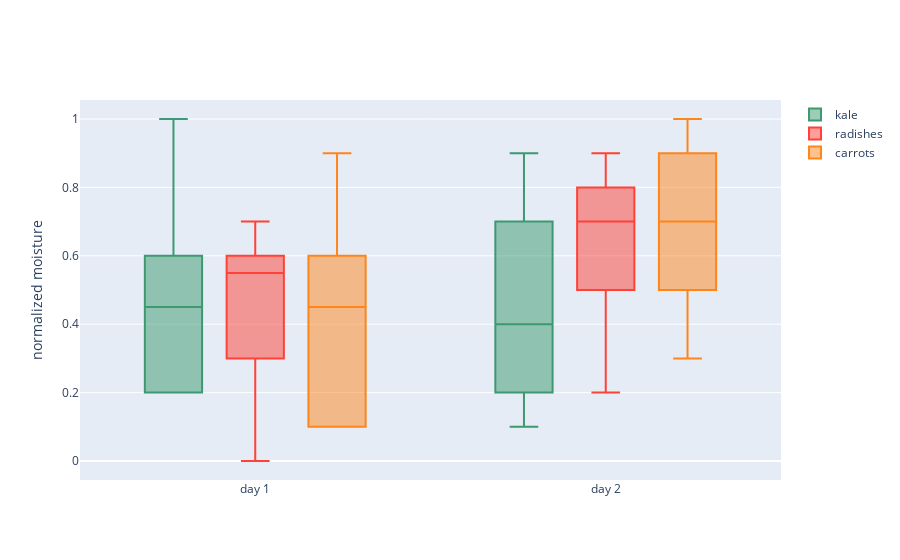

Notebook code cell kept with this figure:
### Markdown cell above
## Specific Chart Types

Each type of chart Plotly interfaces with has specific information pages to show you the different variables the chart can take, with accompanying example code. The following box plot example was taken directly from Plotly's Documentation.
You can access these chart pages from [here](https://plot.ly/python/).

### Code cell
import plotly.graph_objects as go

x = ['day 1', 'day 1', 'day 1', 'day 1', 'day 1', 'day 1',
     'day 2', 'day 2', 'day 2', 'day 2', 'day 2', 'day 2']

fig = go.Figure()

fig.add_trace(go.Box(
    y=[0.2, 0.2, 0.6, 1.0, 0.5, 0.4, 0.2, 0.7, 0.9, 0.1, 0.5, 0.3],
    x=x,
    name='kale',
    marker_color='#3D9970'
))
fig.add_trace(go.Box(
    y=[0.6, 0.7, 0.3, 0.6, 0.0, 0.5, 0.7, 0.9, 0.5, 0.8, 0.7, 0.2],
    x=x,
    name='radishes',
    marker_color='#FF4136'
))
fig.add_trace(go.Box(
    y=[0.1, 0.3, 0.1, 0.9, 0.6, 0.6, 0.9, 1.0, 0.3, 0.6, 0.8, 0.5],
    x=x,
    name='carrots',
    marker_color='#FF851B'
))

fig.update_layout(
    yaxis_title='normalized moisture',
    boxmode='group' # group together boxes of the different traces for each value of x
)

fig.show()

### Figure 1 — Plotly figure (JSON) as saved in the notebook; plotly's stock layout.template omitted (floating-point values rounded to 4 significant figures)
{"data": [{"marker": {"color": "#3D9970"}, "name": "kale", "type": "box", "x": ["day 1", "day 1", "day 1", "day 1", "day 1", "day 1", "day 2", "day 2", "day 2", "day 2", "day 2", "day 2"], "y": [0.2, 0.2, 0.6, 1, 0.5, 0.4, 0.2, 0.7, 0.9, 0.1, 0.5, 0.3]}, {"marker": {"color": "#FF4136"}, "name": "radishes", "type": "box", "x": ["day 1", "day 1", "day 1", "day 1", "day 1", "day 1", "day 2", "day 2", "day 2", "day 2", "day 2", "day 2"], "y": [0.6, 0.7, 0.3, 0.6, 0, 0.5, 0.7, 0.9, 0.5, 0.8, 0.7, 0.2]}, {"marker": {"color": "#FF851B"}, "name": "carrots", "type": "box", "x": ["day 1", "day 1", "day 1", "day 1", "day 1", "day 1", "day 2", "day 2", "day 2", "day 2", "day 2", "day 2"], "y": [0.1, 0.3, 0.1, 0.9, 0.6, 0.6, 0.9, 1, 0.3, 0.6, 0.8, 0.5]}], "layout": {"boxmode": "group", "yaxis": {"title": {"text": "normalized moisture"}}}}
